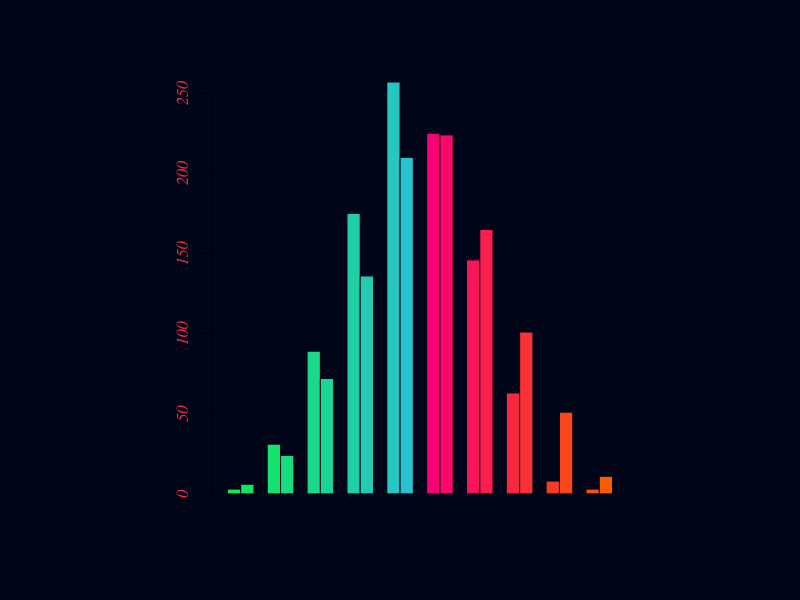
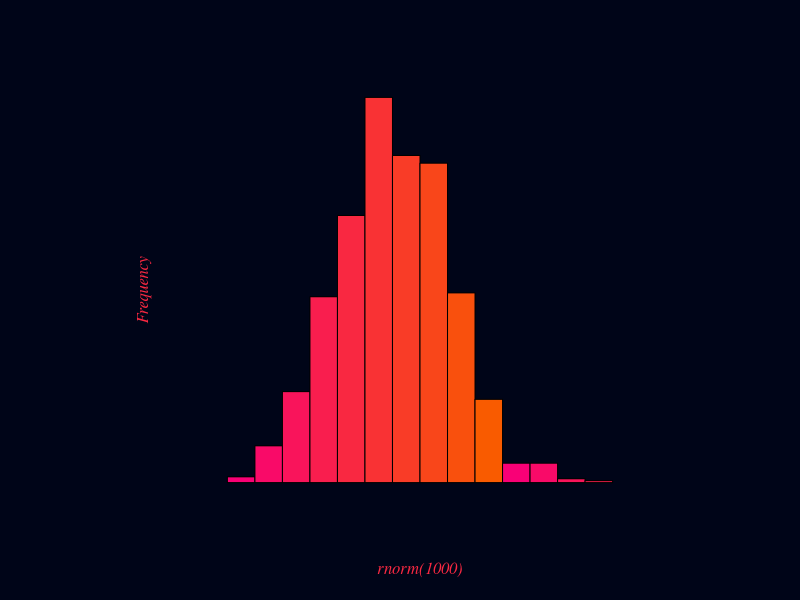
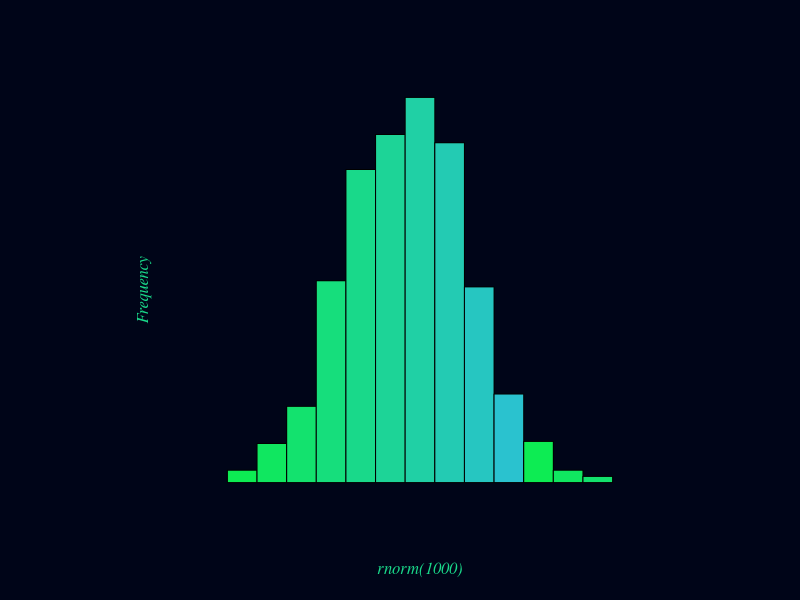
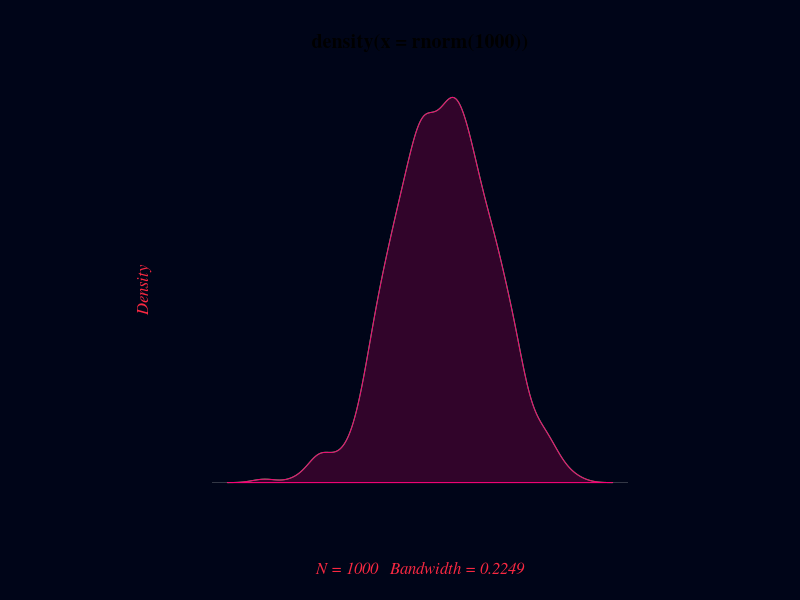

Here is the R script that generated these plots, in order:
p <- colorRampPalette(c('#0dec53','#2ac2cf'))(10)
m <- colorRampPalette(c('#f90076','#f95b00'))(10)
b <- '#000518'



A <- 
  matrix(
    c(
      x <- table(cut(rnorm(1000), breaks = 10)),
      y <- table(cut(rnorm(1000), breaks = 10))
    ),
    ncol = 2,
    byrow = FALSE
  )

par(bg = b, pty = 's', font.axis = 3, font.lab = 3, family = 'serif', col.axis = m[5], col.lab = m[5])
barplot(t(A), beside = TRUE, col = c(p,m), border = FALSE, horiz = FALSE)

par(mfrow = c(1,1))
hist(rnorm(1000), col = m, col.lab = m[5], axes = F, main = '')
hist(rnorm(1000), col = p, col.lab = p[5], axes = F, main = '')

x <- density(rnorm(1000))
plot(x, col = p, axes = FALSE)
polygon(x, col = paste0(m,33), border = m)
